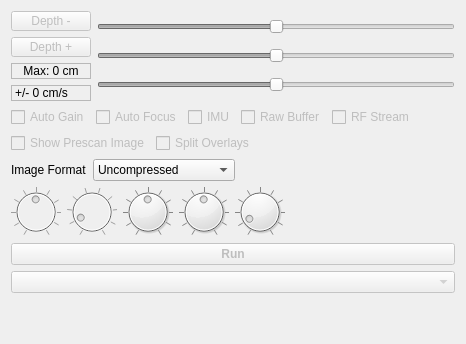
      <widget class="QWidget" name="_prms">
       <attribute name="title">
        <string>Controls</string>
       </attribute>
       <layout class="QVBoxLayout" name="verticalLayout_2">
        <item>
         <layout class="QHBoxLayout" name="horizontalLayout">
          <item>
           <layout class="QVBoxLayout" name="verticalLayout_3">
            <item>
             <widget class="QPushButton" name="decdepth">
              <property name="enabled">
               <bool>false</bool>
              </property>
              <property name="minimumSize">
               <size>
                <width>0</width>
                <height>20</height>
               </size>
              </property>
              <property name="text">
               <string>Depth -</string>
              </property>
             </widget>
            </item>
            <item>
             <widget class="QPushButton" name="incdepth">
              <property name="enabled">
               <bool>false</bool>
              </property>
              <property name="minimumSize">
               <size>
                <width>0</width>
                <height>20</height>
               </size>
              </property>
              <property name="text">
               <string>Depth +</string>
              </property>
             </widget>
            </item>
            <item>
             <widget class="QLabel" name="maxdepth">
              <property name="frameShape">
               <enum>QFrame::StyledPanel</enum>
              </property>
              <property name="text">
               <string>Max: 0 cm</string>
              </property>
              <property name="alignment">
               <set>Qt::AlignCenter</set>
              </property>
             </widget>
            </item>
            <item>
             <widget class="QLabel" name="velocity">
              <property name="enabled">
               <bool>true</bool>
              </property>
              <property name="frameShape">
               <enum>QFrame::StyledPanel</enum>
              </property>
              <property name="text">
               <string>+/- 0 cm/s</string>
              </property>
             </widget>
            </item>
           </layout>
          </item>
          <item>
           <layout class="QVBoxLayout" name="verticalLayout_4">
            <item>
             <widget class="QSlider" name="tgctop">
              <property name="enabled">
               <bool>false</bool>
              </property>
              <property name="maximumSize">
               <size>
                <width>16777215</width>
                <height>16777215</height>
               </size>
              </property>
              <property name="minimum">
               <number>-20</number>
              </property>
              <property name="maximum">
               <number>20</number>
              </property>
              <property name="pageStep">
               <number>5</number>
              </property>
              <property name="orientation">
               <enum>Qt::Horizontal</enum>
              </property>
             </widget>
            </item>
            <item>
             <widget class="QSlider" name="tgcmid">
              <property name="enabled">
               <bool>false</bool>
              </property>
              <property name="maximumSize">
               <size>
                <width>16777215</width>
                <height>16777215</height>
               </size>
              </property>
              <property name="minimum">
               <number>-20</number>
              </property>
              <property name="maximum">
               <number>20</number>
              </property>
              <property name="pageStep">
               <number>5</number>
              </property>
              <property name="orientation">
               <enum>Qt::Horizontal</enum>
              </property>
             </widget>
            </item>
            <item>
             <widget class="QSlider" name="tgcbottom">
              <property name="enabled">
               <bool>false</bool>
              </property>
              <property name="maximumSize">
               <size>
                <width>16777215</width>
                <height>16777215</height>
               </size>
              </property>
              <property name="minimum">
               <number>-20</number>
              </property>
              <property name="maximum">
               <number>20</number>
              </property>
              <property name="pageStep">
               <number>5</number>
              </property>
              <property name="orientation">
               <enum>Qt::Horizontal</enum>
              </property>
             </widget>
            </item>
           </layout>
          </item>
         </layout>
        </item>
        <item>
         <layout class="QHBoxLayout" name="horizontalLayout_2">
          <item>
           <widget class="QCheckBox" name="autogain">
            <property name="enabled">
             <bool>false</bool>
            </property>
            <property name="text">
             <string>Auto Gain</string>
            </property>
           </widget>
          </item>
          <item>
           <widget class="QCheckBox" name="autofocus">
            <property name="enabled">
             <bool>false</bool>
            </property>
            <property name="text">
             <string>Auto Focus</string>
            </property>
           </widget>
          </item>
          <item>
           <widget class="QCheckBox" name="imu">
            <property name="enabled">
             <bool>false</bool>
            </property>
            <property name="text">
             <string>IMU</string>
            </property>
           </widget>
          </item>
          <item>
           <widget class="QCheckBox" name="rawBuffer">
            <property name="enabled">
             <bool>false</bool>
            </property>
            <property name="text">
             <string>Raw Buffer</string>
            </property>
           </widget>
          </item>
          <item>
           <widget class="QCheckBox" name="rfStream">
            <property name="enabled">
             <bool>false</bool>
            </property>
            <property name="text">
             <string>RF Stream</string>
            </property>
           </widget>
          </item>
          <item>
           <spacer name="horizontalSpacer_3">
            <property name="orientation">
             <enum>Qt::Horizontal</enum>
            </property>
            <property name="sizeHint" stdset="0">
             <size>
              <width>40</width>
              <height>20</height>
             </size>
            </property>
           </spacer>
          </item>
         </layout>
        </item>
        <item>
         <layout class="QHBoxLayout" name="horizontalLayout_9">
          <item>
           <widget class="QCheckBox" name="prescan">
            <property name="enabled">
             <bool>false</bool>
            </property>
            <property name="text">
             <string>Show Prescan Image</string>
            </property>
           </widget>
          </item>
          <item>
           <widget class="QCheckBox" name="split">
            <property name="enabled">
             <bool>false</bool>
            </property>
            <property name="text">
             <string>Split Overlays</string>
            </property>
           </widget>
          </item>
          <item>
           <spacer name="horizontalSpacer_4">
            <property name="orientation">
             <enum>Qt::Horizontal</enum>
            </property>
            <property name="sizeHint" stdset="0">
             <size>
              <width>40</width>
              <height>20</height>
             </size>
            </property>
           </spacer>
          </item>
         </layout>
        </item>
        <item>
         <layout class="QHBoxLayout" name="horizontalLayout_10">
          <item>
           <widget class="QLabel" name="formatLabel">
            <property name="text">
             <string>Image Format</string>
            </property>
           </widget>
          </item>
          <item>
           <widget class="QComboBox" name="format">
            <property name="currentIndex">
             <number>0</number>
            </property>
            <item>
             <property name="text">
              <string>Uncompressed</string>
             </property>
            </item>
            <item>
             <property name="text">
              <string>Uncompressed 8-Bit</string>
             </property>
            </item>
            <item>
             <property name="text">
              <string>JPEG</string>
             </property>
            </item>
            <item>
             <property name="text">
              <string>PNG</string>
             </property>
            </item>
           </widget>
          </item>
          <item>
           <spacer name="horizontalSpacer_5">
            <property name="orientation">
             <enum>Qt::Horizontal</enum>
            </property>
            <property name="sizeHint" stdset="0">
             <size>
              <width>40</width>
              <height>20</height>
             </size>
            </property>
           </spacer>
          </item>
         </layout>
        </item>
        <item>
         <layout class="QHBoxLayout" name="horizontalLayout_7">
          <item>
           <widget class="QDial" name="gain">
            <property name="enabled">
             <bool>false</bool>
            </property>
            <property name="minimumSize">
             <size>
              <width>0</width>
              <height>25</height>
             </size>
            </property>
            <property name="maximumSize">
             <size>
              <width>50</width>
              <height>50</height>
             </size>
            </property>
            <property name="toolTip">
             <string>Gain</string>
            </property>
            <property name="minimum">
             <number>1</number>
            </property>
            <property name="maximum">
             <number>100</number>
            </property>
            <property name="value">
             <number>50</number>
            </property>
            <property name="notchTarget">
             <double>10.000000000000000</double>
            </property>
            <property name="notchesVisible">
             <bool>true</bool>
            </property>
           </widget>
          </item>
          <item>
           <widget class="QDial" name="focus">
            <property name="enabled">
             <bool>false</bool>
            </property>
            <property name="maximumSize">
             <size>
              <width>50</width>
              <height>50</height>
             </size>
            </property>
            <property name="toolTip">
             <string>Focus</string>
            </property>
            <property name="minimum">
             <number>1</number>
            </property>
            <property name="maximum">
             <number>10</number>
            </property>
            <property name="pageStep">
             <number>1</number>
            </property>
            <property name="value">
             <number>2</number>
            </property>
            <property name="notchTarget">
             <double>1.000000000000000</double>
            </property>
            <property name="notchesVisible">
             <bool>true</bool>
            </property>
           </widget>
          </item>
          <item>
           <widget class="QDial" name="cfigain">
            <property name="maximumSize">
             <size>
              <width>50</width>
              <height>50</height>
             </size>
            </property>
            <property name="toolTip">
             <string>Color Gain</string>
            </property>
            <property name="minimum">
             <number>1</number>
            </property>
            <property name="maximum">
             <number>100</number>
            </property>
            <property name="value">
             <number>50</number>
            </property>
            <property name="notchTarget">
             <double>10.000000000000000</double>
            </property>
            <property name="notchesVisible">
             <bool>true</bool>
            </property>
           </widget>
          </item>
          <item>
           <widget class="QDial" name="opacity">
            <property name="minimumSize">
             <size>
              <width>0</width>
              <height>0</height>
             </size>
            </property>
            <property name="maximumSize">
             <size>
              <width>50</width>
              <height>50</height>
             </size>
            </property>
            <property name="toolTip">
             <string>Strain Opacity</string>
            </property>
            <property name="minimum">
             <number>1</number>
            </property>
            <property name="maximum">
             <number>100</number>
            </property>
            <property name="value">
             <number>50</number>
            </property>
            <property name="notchTarget">
             <double>10.000000000000000</double>
            </property>
            <property name="notchesVisible">
             <bool>true</bool>
            </property>
           </widget>
          </item>
          <item>
           <widget class="QDial" name="rfzoom">
            <property name="maximumSize">
             <size>
              <width>50</width>
              <height>50</height>
             </size>
            </property>
            <property name="toolTip">
             <string>RF Signal Zoom</string>
            </property>
            <property name="minimum">
             <number>1</number>
            </property>
            <property name="maximum">
             <number>100</number>
            </property>
            <property name="value">
             <number>10</number>
            </property>
            <property name="wrapping">
             <bool>false</bool>
            </property>
            <property name="notchTarget">
             <double>10.000000000000000</double>
            </property>
            <property name="notchesVisible">
             <bool>true</bool>
            </property>
           </widget>
          </item>
          <item>
           <spacer name="horizontalSpacer_2">
            <property name="orientation">
             <enum>Qt::Horizontal</enum>
            </property>
            <property name="sizeHint" stdset="0">
             <size>
              <width>40</width>
              <height>20</height>
             </size>
            </property>
           </spacer>
          </item>
         </layout>
        </item>
        <item>
         <widget class="QPushButton" name="freeze">
          <property name="enabled">
           <bool>false</bool>
          </property>
          <property name="font">
           <font>
            <bold>true</bold>
            <underline>false</underline>
           </font>
          </property>
          <property name="text">
           <string>Run</string>
          </property>
          <property name="flat">
           <bool>false</bool>
          </property>
         </widget>
        </item>
        <item>
         <widget class="QComboBox" name="modes">
          <property name="enabled">
           <bool>false</bool>
          </property>
         </widget>
        </item>
        <item>
         <spacer name="_prmsspacer">
          <property name="orientation">
           <enum>Qt::Vertical</enum>
          </property>
          <property name="sizeHint" stdset="0">
           <size>
            <width>20</width>
            <height>40</height>
           </size>
          </property>
         </spacer>
        </item>
       </layout>
      </widget>
